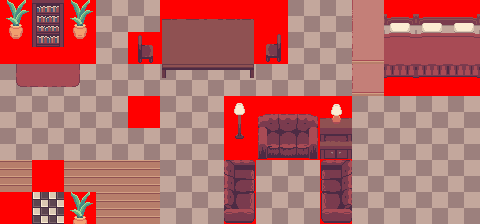

Below is a game level as drawn by its tile map, then a one-line description and the .tmx file that defines it, in full:
An orthogonal 15x7 tile map with 32x32 px tiles, 8 tile layers (Floor, carpet, NPCS, Collisions, ...), 2 tilesets.

<map version="1.10" tiledversion="1.10.2" orientation="orthogonal" renderorder="right-down" width="15" height="7" tilewidth="32" tileheight="32" infinite="0" nextlayerid="9" nextobjectid="1">
 <tileset firstgid="1" source="../House1/interior.tsx" />
 <tileset firstgid="233" source="../../Town/setup.tsx" />
 <layer id="1" name="Floor" width="15" height="7">
  <data encoding="csv">
17,17,17,17,17,17,17,17,17,17,17,17,17,17,17,
17,17,17,17,17,17,17,17,17,17,17,17,17,17,17,
17,17,17,17,17,17,17,17,17,17,17,17,17,17,17,
17,17,17,17,17,17,17,17,17,17,17,17,17,17,17,
17,17,17,17,17,17,17,17,17,17,17,17,17,17,17,
1,1,1,1,1,17,17,17,17,17,17,17,17,17,17,
33,33,1,1,1,17,17,17,17,17,17,17,17,17,17
</data>
 </layer>
 <layer id="2" name="carpet" width="15" height="7">
  <data encoding="csv">
14,15,16,0,0,0,0,0,0,0,0,53,54,55,55,
30,31,32,0,0,0,0,0,0,0,0,69,70,71,55,
46,47,48,0,0,0,0,0,0,0,0,69,70,71,71,
0,0,0,0,0,0,0,0,0,0,0,0,0,0,0,
0,0,0,0,0,0,0,0,0,0,0,0,0,0,0,
0,0,0,0,0,0,0,0,0,0,0,0,0,0,0,
0,0,0,0,0,0,0,0,0,0,0,0,0,0,0
</data>
 </layer>
 <layer id="5" name="NPCS" width="15" height="7">
  <data encoding="csv">
0,0,0,0,0,0,0,0,0,0,0,0,0,0,0,
0,0,0,0,0,0,0,0,0,0,0,0,0,0,0,
0,0,0,0,0,0,0,0,0,0,0,0,0,0,0,
0,0,0,0,240,0,0,0,0,0,0,0,0,0,0,
0,0,0,0,0,0,0,0,0,0,0,0,0,0,0,
0,0,0,0,0,0,0,0,0,0,0,0,0,0,0,
0,0,0,0,0,0,0,0,0,0,0,0,0,0,0
</data>
 </layer>
 <layer id="6" name="Collisions" width="15" height="7">
  <data encoding="csv">
240,240,240,0,0,240,240,240,240,0,0,0,240,240,240,
240,240,240,0,240,240,240,240,240,0,0,0,240,240,240,
0,0,0,0,0,0,0,0,0,0,0,0,240,240,240,
0,0,0,0,0,0,0,240,240,240,240,0,0,0,0,
0,0,0,0,0,0,0,240,240,240,240,0,0,0,0,
0,0,0,0,0,0,0,240,0,0,240,0,0,0,0,
0,0,240,0,0,0,0,240,0,0,240,0,0,0,0
</data>
 </layer>
 <layer id="7" name="Exit" width="15" height="7">
  <data encoding="csv">
0,0,0,0,0,0,0,0,0,0,0,0,0,0,0,
0,0,0,0,0,0,0,0,0,0,0,0,0,0,0,
0,0,0,0,0,0,0,0,0,0,0,0,0,0,0,
0,0,0,0,0,0,0,0,0,0,0,0,0,0,0,
0,0,0,0,0,0,0,0,0,0,0,0,0,0,0,
0,0,0,0,0,0,0,0,0,0,0,0,0,0,0,
240,0,0,0,0,0,0,0,0,0,0,0,0,0,0
</data>
 </layer>
 <layer id="8" name="PlayerStart" width="15" height="7">
  <data encoding="csv">
0,0,0,0,0,0,0,0,0,0,0,0,0,0,0,
0,0,0,0,0,0,0,0,0,0,0,0,0,0,0,
0,0,0,0,0,0,0,0,0,0,0,0,0,0,0,
0,0,0,0,0,0,0,0,0,0,0,0,0,0,0,
0,0,0,0,0,0,0,0,0,0,0,0,0,0,0,
0,240,0,0,0,0,0,0,0,0,0,0,0,0,0,
0,0,0,0,0,0,0,0,0,0,0,0,0,0,0
</data>
 </layer>
 <layer id="3" name="Decor" width="15" height="7">
  <data encoding="csv">
90,91,90,0,0,61,62,63,0,0,0,0,0,0,0,
106,107,106,0,126,77,78,79,110,0,0,0,0,0,0,
0,0,0,0,0,93,94,95,0,0,0,0,0,0,0,
0,0,0,0,0,0,0,137,174,175,87,0,0,0,0,
0,0,0,0,0,0,0,153,190,191,103,0,0,0,0,
0,0,0,0,0,0,0,176,0,0,208,0,0,0,0,
0,0,90,0,0,0,0,192,0,0,224,0,0,0,0
</data>
 </layer>
 <layer id="4" name="Decor2" width="15" height="7">
  <data encoding="csv">
0,0,0,0,0,0,0,0,0,0,0,0,134,135,136,
0,0,0,0,0,0,0,0,0,0,0,0,150,151,152,
0,0,0,0,0,0,0,0,0,0,0,0,166,167,168,
0,0,0,0,0,0,0,0,0,0,154,0,0,0,0,
0,0,0,0,0,0,0,0,0,0,86,0,0,0,0,
0,0,0,0,0,0,0,0,0,0,0,0,0,0,0,
0,0,0,0,0,0,0,0,0,0,0,0,0,0,0
</data>
 </layer>
</map>
